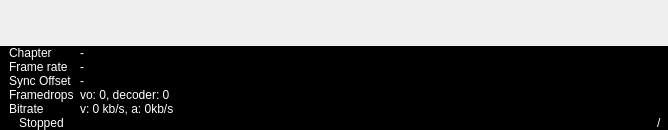
  <widget class="QWidget" name="centralwidget">
   <layout class="QVBoxLayout" name="centralwidgetLAyout">
    <property name="spacing">
     <number>0</number>
    </property>
    <property name="leftMargin">
     <number>0</number>
    </property>
    <property name="topMargin">
     <number>0</number>
    </property>
    <property name="rightMargin">
     <number>0</number>
    </property>
    <property name="bottomMargin">
     <number>0</number>
    </property>
    <item>
     <widget class="QWidget" name="mpvWidget" native="true">
      <layout class="QVBoxLayout" name="mpvWidgetLayout">
       <property name="spacing">
        <number>0</number>
       </property>
       <property name="leftMargin">
        <number>0</number>
       </property>
       <property name="topMargin">
        <number>0</number>
       </property>
       <property name="rightMargin">
        <number>0</number>
       </property>
       <property name="bottomMargin">
        <number>0</number>
       </property>
      </layout>
     </widget>
    </item>
    <item>
     <widget class="QWidget" name="bottomArea" native="true">
      <property name="autoFillBackground">
       <bool>true</bool>
      </property>
      <layout class="QVBoxLayout" name="bottomAreaLayout">
       <property name="spacing">
        <number>0</number>
       </property>
       <property name="sizeConstraint">
        <enum>QLayout::SizeConstraint::SetMinimumSize</enum>
       </property>
       <property name="leftMargin">
        <number>0</number>
       </property>
       <property name="topMargin">
        <number>0</number>
       </property>
       <property name="rightMargin">
        <number>0</number>
       </property>
       <property name="bottomMargin">
        <number>0</number>
       </property>
       <item>
        <widget class="QFrame" name="controlSection">
         <layout class="QVBoxLayout" name="controlSectionLayout">
          <property name="spacing">
           <number>0</number>
          </property>
          <property name="leftMargin">
           <number>0</number>
          </property>
          <property name="topMargin">
           <number>0</number>
          </property>
          <property name="rightMargin">
           <number>0</number>
          </property>
          <property name="bottomMargin">
           <number>0</number>
          </property>
          <item>
           <widget class="QWidget" name="seekbar" native="true">
            <layout class="QHBoxLayout" name="seekbarLayout">
             <property name="leftMargin">
              <number>6</number>
             </property>
             <property name="rightMargin">
              <number>6</number>
             </property>
            </layout>
           </widget>
          </item>
          <item>
           <widget class="QWidget" name="controlbar" native="true">
            <layout class="QHBoxLayout" name="controlbarLayout" stretch="0,0,0,0,0,0,0,0,0,0,0,0,0,0,0,0,0">
             <property name="leftMargin">
              <number>6</number>
             </property>
             <property name="topMargin">
              <number>3</number>
             </property>
             <property name="rightMargin">
              <number>6</number>
             </property>
             <property name="bottomMargin">
              <number>3</number>
             </property>
             <item>
              <widget class="QPushButton" name="play">
               <property name="enabled">
                <bool>false</bool>
               </property>
               <property name="toolTip">
                <string>Play</string>
               </property>
               <property name="icon">
                <iconset>
                 <normalon>:/images/theme/black/media-playback-start.svg</normalon>
                </iconset>
               </property>
               <property name="iconSize">
                <size>
                 <width>24</width>
                 <height>24</height>
                </size>
               </property>
               <property name="flat">
                <bool>true</bool>
               </property>
              </widget>
             </item>
             <item>
              <widget class="QPushButton" name="pause">
               <property name="enabled">
                <bool>false</bool>
               </property>
               <property name="toolTip">
                <string>Pause</string>
               </property>
               <property name="icon">
                <iconset>
                 <normalon>:/images/theme/black/media-playback-pause.svg</normalon>
                </iconset>
               </property>
               <property name="iconSize">
                <size>
                 <width>18</width>
                 <height>18</height>
                </size>
               </property>
               <property name="checkable">
                <bool>true</bool>
               </property>
               <property name="flat">
                <bool>true</bool>
               </property>
              </widget>
             </item>
             <item>
              <widget class="QPushButton" name="stop">
               <property name="enabled">
                <bool>false</bool>
               </property>
               <property name="toolTip">
                <string>Stop</string>
               </property>
               <property name="icon">
                <iconset>
                 <normalon>:/images/theme/black/media-playback-stop.svg</normalon>
                </iconset>
               </property>
               <property name="iconSize">
                <size>
                 <width>18</width>
                 <height>18</height>
                </size>
               </property>
               <property name="flat">
                <bool>true</bool>
               </property>
              </widget>
             </item>
             <item>
              <widget class="QPushButton" name="skipBackward">
               <property name="enabled">
                <bool>false</bool>
               </property>
               <property name="toolTip">
                <string>Skip Backward</string>
               </property>
               <property name="icon">
                <iconset>
                 <normalon>:/images/theme/black/go-previous.svg</normalon>
                </iconset>
               </property>
               <property name="iconSize">
                <size>
                 <width>20</width>
                 <height>18</height>
                </size>
               </property>
               <property name="flat">
                <bool>true</bool>
               </property>
              </widget>
             </item>
             <item>
              <widget class="QPushButton" name="speedDecrease">
               <property name="enabled">
                <bool>false</bool>
               </property>
               <property name="toolTip">
                <string>Speed Decrease</string>
               </property>
               <property name="icon">
                <iconset>
                 <normalon>:/images/theme/black/media-seek-backward.svg</normalon>
                </iconset>
               </property>
               <property name="iconSize">
                <size>
                 <width>18</width>
                 <height>18</height>
                </size>
               </property>
               <property name="flat">
                <bool>true</bool>
               </property>
              </widget>
             </item>
             <item>
              <widget class="QPushButton" name="speedIncrease">
               <property name="enabled">
                <bool>false</bool>
               </property>
               <property name="toolTip">
                <string>Speed Increase</string>
               </property>
               <property name="icon">
                <iconset>
                 <normalon>:/images/theme/black/media-seek-forward.svg</normalon>
                </iconset>
               </property>
               <property name="iconSize">
                <size>
                 <width>18</width>
                 <height>18</height>
                </size>
               </property>
               <property name="flat">
                <bool>true</bool>
               </property>
              </widget>
             </item>
             <item>
              <widget class="QPushButton" name="skipForward">
               <property name="enabled">
                <bool>false</bool>
               </property>
               <property name="toolTip">
                <string>Skip Forward</string>
               </property>
               <property name="icon">
                <iconset>
                 <normalon>:/images/theme/black/go-next.svg</normalon>
                </iconset>
               </property>
               <property name="iconSize">
                <size>
                 <width>20</width>
                 <height>18</height>
                </size>
               </property>
               <property name="flat">
                <bool>true</bool>
               </property>
              </widget>
             </item>
             <item>
              <spacer name="controlbarSpacer4">
               <property name="orientation">
                <enum>Qt::Orientation::Horizontal</enum>
               </property>
               <property name="sizeHint" stdset="0">
                <size>
                 <width>40</width>
                 <height>20</height>
                </size>
               </property>
              </spacer>
             </item>
             <item>
              <spacer name="controlbarSpacer1">
               <property name="orientation">
                <enum>Qt::Orientation::Horizontal</enum>
               </property>
               <property name="sizeType">
                <enum>QSizePolicy::Policy::Fixed</enum>
               </property>
               <property name="sizeHint" stdset="0">
                <size>
                 <width>8</width>
                 <height>20</height>
                </size>
               </property>
              </spacer>
             </item>
             <item>
              <spacer name="controlbarSpacer2">
               <property name="orientation">
                <enum>Qt::Orientation::Horizontal</enum>
               </property>
               <property name="sizeType">
                <enum>QSizePolicy::Policy::Fixed</enum>
               </property>
               <property name="sizeHint" stdset="0">
                <size>
                 <width>8</width>
                 <height>20</height>
                </size>
               </property>
              </spacer>
             </item>
             <item>
              <widget class="QPushButton" name="stepBackward">
               <property name="enabled">
                <bool>false</bool>
               </property>
               <property name="toolTip">
                <string>Step Backward</string>
               </property>
               <property name="icon">
                <iconset>
                 <normalon>:/images/theme/black/media-skip-backward.svg</normalon>
                </iconset>
               </property>
               <property name="iconSize">
                <size>
                 <width>18</width>
                 <height>18</height>
                </size>
               </property>
               <property name="flat">
                <bool>true</bool>
               </property>
              </widget>
             </item>
             <item>
              <widget class="QPushButton" name="stepForward">
               <property name="enabled">
                <bool>false</bool>
               </property>
               <property name="toolTip">
                <string>Step Forward</string>
               </property>
               <property name="icon">
                <iconset>
                 <normalon>:/images/theme/black/media-skip-forward.svg</normalon>
                </iconset>
               </property>
               <property name="iconSize">
                <size>
                 <width>18</width>
                 <height>18</height>
                </size>
               </property>
               <property name="flat">
                <bool>true</bool>
               </property>
              </widget>
             </item>
             <item>
              <spacer name="controlbarSpacer3">
               <property name="orientation">
                <enum>Qt::Orientation::Horizontal</enum>
               </property>
               <property name="sizeType">
                <enum>QSizePolicy::Policy::Fixed</enum>
               </property>
               <property name="sizeHint" stdset="0">
                <size>
                 <width>8</width>
                 <height>20</height>
                </size>
               </property>
              </spacer>
             </item>
             <item>
              <widget class="QPushButton" name="loopA">
               <property name="enabled">
                <bool>false</bool>
               </property>
               <property name="toolTip">
                <string>Set Loop Start</string>
               </property>
               <property name="icon">
                <iconset>
                 <normalon>:/images/theme/black/zone-in.svg</normalon>
                </iconset>
               </property>
               <property name="iconSize">
                <size>
                 <width>20</width>
                 <height>18</height>
                </size>
               </property>
               <property name="flat">
                <bool>true</bool>
               </property>
              </widget>
             </item>
             <item>
              <widget class="QPushButton" name="loopB">
               <property name="enabled">
                <bool>false</bool>
               </property>
               <property name="toolTip">
                <string>Set Loop End</string>
               </property>
               <property name="icon">
                <iconset>
                 <normalon>:/images/theme/black/zone-out.svg</normalon>
                </iconset>
               </property>
               <property name="iconSize">
                <size>
                 <width>20</width>
                 <height>18</height>
                </size>
               </property>
               <property name="flat">
                <bool>true</bool>
               </property>
              </widget>
             </item>
             <item>
              <widget class="QPushButton" name="subs">
               <property name="enabled">
                <bool>false</bool>
               </property>
               <property name="icon">
                <iconset>
                 <normalon>:/images/theme/black/view-media-subtitles.svg</normalon>
                </iconset>
               </property>
               <property name="iconSize">
                <size>
                 <width>18</width>
                 <height>18</height>
                </size>
               </property>
               <property name="checkable">
                <bool>true</bool>
               </property>
               <property name="flat">
                <bool>true</bool>
               </property>
              </widget>
             </item>
             <item>
              <widget class="QPushButton" name="mute">
               <property name="enabled">
                <bool>false</bool>
               </property>
               <property name="icon">
                <iconset>
                 <normaloff>:/images/theme/black/player-volume.svg</normaloff>
                 <normalon>:/images/theme/black/player-volume-muted.svg</normalon>:/images/theme/black/player-volume.svg</iconset>
               </property>
               <property name="iconSize">
                <size>
                 <width>18</width>
                 <height>18</height>
                </size>
               </property>
               <property name="checkable">
                <bool>true</bool>
               </property>
               <property name="flat">
                <bool>true</bool>
               </property>
              </widget>
             </item>
            </layout>
           </widget>
          </item>
         </layout>
        </widget>
       </item>
       <item>
        <widget class="QFrame" name="infoSection">
         <property name="styleSheet">
          <string notr="true">color: rgb(255, 255, 255);
 background-color: rgb(0, 0, 0);</string>
         </property>
         <property name="frameShape">
          <enum>QFrame::Shape::NoFrame</enum>
         </property>
         <property name="frameShadow">
          <enum>QFrame::Shadow::Raised</enum>
         </property>
         <layout class="QVBoxLayout" name="infoSectionLayout">
          <property name="spacing">
           <number>0</number>
          </property>
          <property name="leftMargin">
           <number>0</number>
          </property>
          <property name="topMargin">
           <number>0</number>
          </property>
          <property name="rightMargin">
           <number>0</number>
          </property>
          <property name="bottomMargin">
           <number>0</number>
          </property>
          <item>
           <widget class="QWidget" name="infoStats" native="true">
            <layout class="QFormLayout" name="infoStatsLayout">
             <property name="verticalSpacing">
              <number>0</number>
             </property>
             <property name="topMargin">
              <number>0</number>
             </property>
             <property name="bottomMargin">
              <number>0</number>
             </property>
             <item row="0" column="0">
              <widget class="QLabel" name="chapterLabel">
               <property name="text">
                <string>Chapter</string>
               </property>
              </widget>
             </item>
             <item row="0" column="1">
              <widget class="QLabel" name="chapter">
               <property name="text">
                <string notr="true">-</string>
               </property>
              </widget>
             </item>
             <item row="1" column="0">
              <widget class="QLabel" name="framerateLabel">
               <property name="text">
                <string>Frame rate</string>
               </property>
              </widget>
             </item>
             <item row="1" column="1">
              <widget class="QLabel" name="framerate">
               <property name="text">
                <string notr="true">-</string>
               </property>
              </widget>
             </item>
             <item row="2" column="0">
              <widget class="QLabel" name="avsyncLabel">
               <property name="text">
                <string>Sync Offset</string>
               </property>
              </widget>
             </item>
             <item row="2" column="1">
              <widget class="QLabel" name="avsync">
               <property name="text">
                <string notr="true">-</string>
               </property>
              </widget>
             </item>
             <item row="3" column="0">
              <widget class="QLabel" name="framedropsLabel">
               <property name="text">
                <string>Framedrops</string>
               </property>
              </widget>
             </item>
             <item row="3" column="1">
              <widget class="QLabel" name="framedrops">
               <property name="text">
                <string>vo: 0, decoder: 0</string>
               </property>
              </widget>
             </item>
             <item row="4" column="0">
              <widget class="QLabel" name="bitrateLabel">
               <property name="text">
                <string>Bitrate</string>
               </property>
              </widget>
             </item>
             <item row="4" column="1">
              <widget class="QLabel" name="bitrate">
               <property name="text">
                <string notr="true">v: 0 kb/s, a: 0kb/s</string>
               </property>
              </widget>
             </item>
            </layout>
           </widget>
          </item>
          <item>
           <widget class="QWidget" name="statusbar" native="true">
            <layout class="QHBoxLayout" name="statusbarLayout" stretch="0,1,0">
             <property name="leftMargin">
              <number>6</number>
             </property>
             <property name="topMargin">
              <number>0</number>
             </property>
             <property name="rightMargin">
              <number>6</number>
             </property>
             <property name="bottomMargin">
              <number>0</number>
             </property>
             <item>
              <widget class="QLabel" name="tinyicon">
               <property name="pixmap">
                <pixmap>:/images/icon/tinyicon.svg</pixmap>
               </property>
              </widget>
             </item>
             <item>
              <widget class="QLabel" name="status">
               <property name="text">
                <string>Stopped</string>
               </property>
              </widget>
             </item>
             <item>
              <widget class="QLabel" name="timeGap">
               <property name="text">
                <string notr="true">/</string>
               </property>
              </widget>
             </item>
            </layout>
           </widget>
          </item>
         </layout>
        </widget>
       </item>
      </layout>
     </widget>
    </item>
   </layout>
  </widget>
